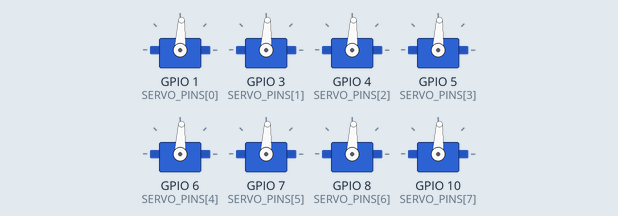
A sketch run on a simulated ESP32-S3. Shown: 8 × servo. What the sketch prints to the serial monitor is not drawn.

Above: at 21.2 s.
At 22.7 s:
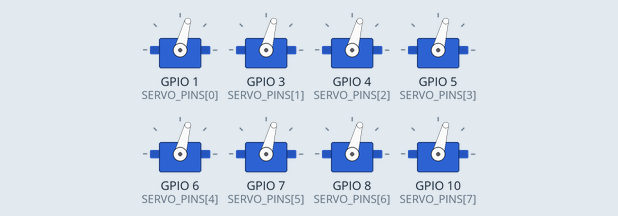
At 26.3 s:
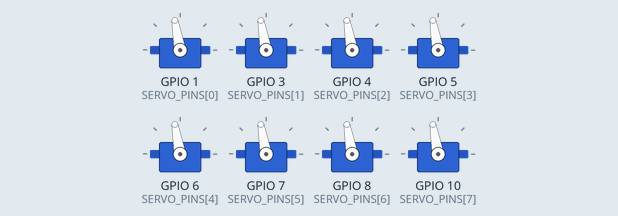
Timing chart, 0 to 29.0 s (numbered marks = the images above):
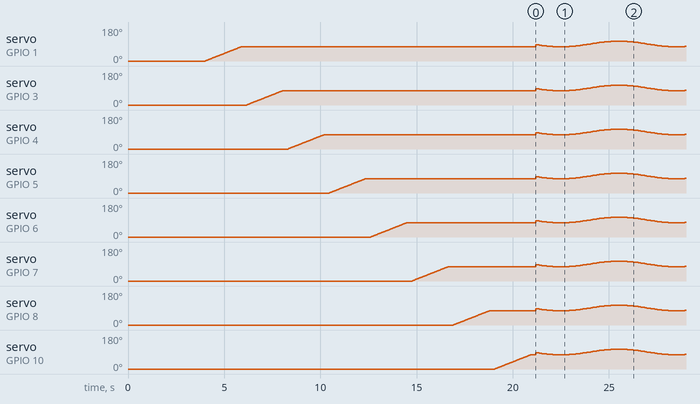

The sketch:

polyp_3x3_sway_v2_1.ino
```cpp
/*
 * PROJECT: Polyp (notwled servo console)
 * DEVICE:  3x3 rig, staged startup + wider sway, ESP32-S3 SuperMini
 *
 * v2.1, built on v2.0's two fixes (14-bit LEDC timer set AFTER attach, and
 * 8 servos rather than 9 because the S3's LEDC has only 8 channels, see
 * v2_0's header for the full reasoning).
 *
 * Sequence:
 *   1. RESET   - all 8 servos to 0 degrees, hold.
 *   2. RAISE   - servo 1..8 in turn, each stepping 0 -> 75 degrees, so each
 *                one can be watched individually. Doubles as a liveness
 *                check: anything that doesn't move on its turn is either
 *                unplugged or dead, no guessing which.
 *   3. SWAY    - all together, 75 <-> 105 degrees, continuously.
 *
 * ON THE REMAINING JITTER. v2.0 fixed the big one (10-bit PWM = 8.1mm jumps
 * at the tip). What's likely left is not fixable in firmware:
 *   - Deadband. Cheap analog servos ignore pulse changes below roughly
 *     5-10us. We now step at 1.22us, well under that, so the servo can sit
 *     through several updates and then move once accumulated error crosses
 *     its threshold: perhaps 2-4mm at a 250mm tip. Digital servos spec
 *     deadband down around 1-2us, which is the real fix if it matters.
 *   - Backlash. A 250mm horn is ~20x the arm these are designed for, so
 *     gear lash is magnified ~20x at the tip too.
 * Both shrink as a proportion of travel when the motion is bigger, which is
 * why the wider 75-105 sway here should read smoother than the old +/-11.5.
 *
 * NOTE ON RISE_STEP_DEG: 1.0 degree per step is 4.4mm at the tip, nearly 9x
 * coarser than the 0.505mm the hardware can now resolve. If the raise looks
 * steppy, that is why, drop it to 0.1 and it will glide.
 *
 * WIRING (unchanged): GPIO 1,3,4,5,6,7,8,10 -> servo 1..8.
 *   servo9 / GPIO11 idle (no 9th LEDC channel exists). GPIO2, GPIO9 unused.
 */

#include <ESP32Servo.h>

#define VERSION "2.1"

// ---------------- CONFIG ----------------

const int SERVO_COUNT = 8;
const int SERVO_PINS[SERVO_COUNT] = {1, 3, 4, 5, 6, 7, 8, 10};

const float SHAFT_TO_TIP_MM = 250.0;

// stage 1: reset
const float RESET_DEG      = 0.0;
const unsigned long RESET_HOLD_MS = 2000;

// stage 2: sequential raise
const float RAISE_TO_DEG   = 75.0;
const float RISE_STEP_DEG  = 1.0;   // 1.0 = "one by one" as asked; 0.1 is far smoother
const int   RISE_STEP_MS   = 25;    // pace of the climb
const int   PAUSE_BETWEEN_SERVOS_MS = 250;

// stage 3: continuous sway
const float OSC_LOW_DEG    = 75.0;
const float OSC_HIGH_DEG   = 105.0;
const float SWAY_PERIOD_S  = 6.0;

const int MIN_US = 500, MAX_US = 2400;
const int TIMER_WIDTH_BITS = 14; // ESP32-S3 hardware max, do not raise
const int SERVO_HZ = 50;

float angleTrim[SERVO_COUNT] = {0, 0, 0, 0, 0, 0, 0, 0};

// -----------------------------------------

Servo servos[SERVO_COUNT];

int degToUs(float deg) {
  deg = constrain(deg, 0.0f, 180.0f);
  return (int)lround(MIN_US + (deg / 180.0) * (MAX_US - MIN_US));
}

void writeDeg(int i, float deg) {
  servos[i].writeMicroseconds(degToUs(deg + angleTrim[i]));
}

float tipMmForDeg(float deg) {
  return SHAFT_TO_TIP_MM * sin(radians(deg));
}

void setup() {
  Serial.begin(115200);
  delay(1500);
  Serial.printf("\nPolyp 3x3, firmware v%s\n", VERSION);

  ESP32PWM::allocateTimer(0);
  ESP32PWM::allocateTimer(1);
  ESP32PWM::allocateTimer(2);
  ESP32PWM::allocateTimer(3);

  // ---- attach, then set timer width (attach resets it to 10-bit) ----
  for (int i = 0; i < SERVO_COUNT; i++) {
    servos[i].setPeriodHertz(SERVO_HZ);
    int ch = servos[i].attach(SERVO_PINS[i], MIN_US, MAX_US);
    servos[i].setTimerWidth(TIMER_WIDTH_BITS);
    writeDeg(i, RESET_DEG);
    Serial.printf("  servo%d GPIO%-2d attach=%-3d %s\n", i + 1, SERVO_PINS[i],
                  ch, servos[i].attached() ? "OK" : "FAILED");
    Serial.flush();
    delay(60);
  }

  float usPerTick = 1000000.0 / SERVO_HZ / (float)(1UL << TIMER_WIDTH_BITS);
  float degPerTick = usPerTick / ((float)(MAX_US - MIN_US) / 180.0);
  Serial.printf("resolution %d-bit: %.3f us = %.4f deg = %.3f mm at tip\n",
                TIMER_WIDTH_BITS, usPerTick, degPerTick, tipMmForDeg(degPerTick));
  Serial.printf("rise step %.2f deg = %.2f mm at tip\n",
                RISE_STEP_DEG, tipMmForDeg(RISE_STEP_DEG));
  Serial.printf("sway %.0f-%.0f deg = %.0f mm of travel at tip\n",
                OSC_LOW_DEG, OSC_HIGH_DEG,
                tipMmForDeg(OSC_HIGH_DEG - 90.0) - tipMmForDeg(OSC_LOW_DEG - 90.0));

  // ---- stage 1: reset and hold ----
  Serial.printf("RESET: all servos to %.0f deg, holding %lums\n",
                RESET_DEG, RESET_HOLD_MS);
  delay(RESET_HOLD_MS);

  // ---- stage 2: raise each servo in turn ----
  Serial.printf("RAISE: 1..%d in sequence, %.0f -> %.0f deg\n",
                SERVO_COUNT, RESET_DEG, RAISE_TO_DEG);
  for (int i = 0; i < SERVO_COUNT; i++) {
    Serial.printf("  raising servo%d (GPIO%d)\n", i + 1, SERVO_PINS[i]);
    Serial.flush();
    for (float d = RESET_DEG; d <= RAISE_TO_DEG; d += RISE_STEP_DEG) {
      writeDeg(i, d);
      delay(RISE_STEP_MS);
    }
    writeDeg(i, RAISE_TO_DEG); // land exactly on target
    delay(PAUSE_BETWEEN_SERVOS_MS);
  }

  Serial.println("SWAY: all together, continuous.");
}

void loop() {
  float mid = (OSC_LOW_DEG + OSC_HIGH_DEG) / 2.0;
  float amp = (OSC_HIGH_DEG - OSC_LOW_DEG) / 2.0;

  float t = millis() / 1000.0;
  float angleDeg = mid + amp * sin((2.0 * PI / SWAY_PERIOD_S) * t);

  for (int i = 0; i < SERVO_COUNT; i++) {
    writeDeg(i, angleDeg);
  }

  delay(1000 / SERVO_HZ);
}
```
